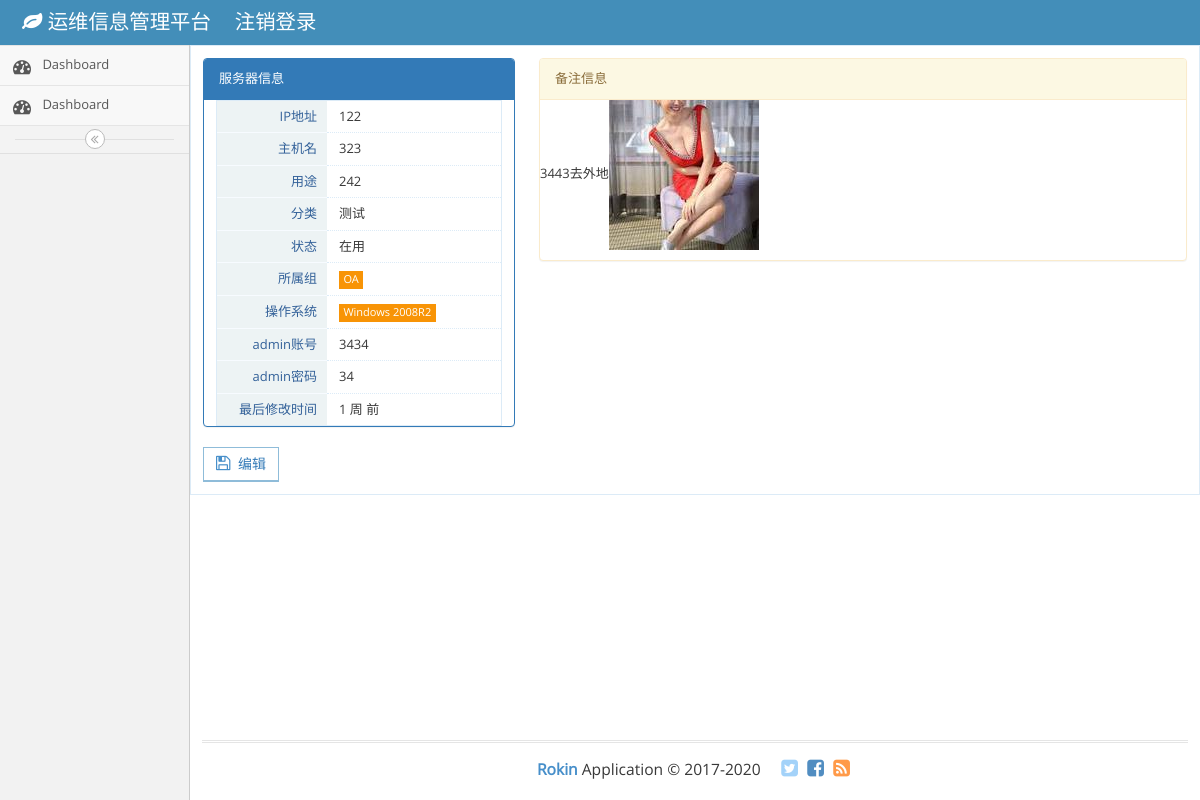
/post/5/, run on the app's committed database.
### app/models.py (models this page shows, shortened)
class Host(models.Model):
    ip = models.CharField(max_length=20)
    host_name = models.CharField(max_length=50)
    host_purpose = models.CharField(max_length=100, blank=True)
    host_status = models.ForeignKey(Host_status)
    Host_category = models.ForeignKey(HostCategorys)
    Host_group = models.ForeignKey(HostGroups)
    Host_operatingsystem = models.ForeignKey(OperatingSystems)
    admin_Account = models.CharField(max_length=50, blank=True)
    admin_password = models.CharField(max_length=50, blank=True)
    Host_body = RichTextUploadingField(verbose_name='正文')
    created_time = models.DateTimeField(auto_now_add=True)
    modified_time = models.DateTimeField(auto_now_add=True)

class HostCategorys(models.Model):
    name = models.CharField(max_length=70)
    def __str__(self):
        return self.name

class Host_status(models.Model):
    name = models.CharField(max_length=10)
    def __str__(self):
        return self.name

class HostGroups(models.Model):
    name = models.CharField(max_length=70)
    def __str__(self):
        return self.name

class OperatingSystems(models.Model):
    name = models.CharField(max_length=30)
    def __str__(self):
        return self.name

### app/views.py (the view)
# urls.py: url(r'^post/(?P<pk>[0-9]+)/$', views.HostDetailView.as_view(), name='host_detail'),
class HostDetailView(DetailView):
    model = Host
    template_name = 'app/host_detail.html'
    context_object_name = 'post'

### templates/app/host_detail.html (shortened to what this page needs)
{% extends 'app/base.html' %}
{% load staticfiles %}
{% block main %}
    <div class="table-detail">
        <div class="row">
            <div class="col-xs-4">
                <div class="panel panel-primary">
                    <div class="panel-heading">服务器信息</div>
                    <div class="panel-body">
                        <div class="profile-user-info profile-user-info-striped">
                            <div class="profile-info-row">
                                <div class="profile-info-name"> IP地址</div>
                                <div class="profile-info-value">
                                    <span>{{ post.ip }}</span>
                                </div>
                            </div>
                            <div class="profile-info-row">
                                <div class="profile-info-name"> 主机名</div>
                                <div class="profile-info-value">
                                    <span>{{ post.host_name }}</span>
                                </div>
                            </div>
                            <div class="profile-info-row">
                                <div class="profile-info-name"> 用途</div>
                                <div class="profile-info-value">
                                    <span>{{ post.host_purpose }}</span>
                                </div>
                            </div>
                            <div class="profile-info-row">
                                <div class="profile-info-name"> 分类</div>
                                <div class="profile-info-value">
                                    <span>{{ post.Host_category }}</span>
                                </div>
                            </div>
                            <div class="profile-info-row">
                                <div class="profile-info-name"> 状态</div>
                                <div class="profile-info-value">
                                    <span>{{ post.host_status }}</span>
                                </div>
                            </div>
                            <div class="profile-info-row">
                                <div class="profile-info-name"> 所属组</div>
                                <div class="profile-info-value">
                                    <span class="label label-sm label-warning">{{ post.Host_group }}</span>
                                </div>
                            </div>
                            <div class="profile-info-row">
                                <div class="profile-info-name"> 操作系统</div>
                                <div class="profile-info-value">
                                    <span class="label label-sm label-warning">{{ post.Host_operatingsystem }}</span>
                                </div>
                            </div>
                            <div class="profile-info-row">
                                <div class="profile-info-name"> admin账号</div>
                                <div class="profile-info-value">
                                    <span>{{ post.admin_Account }}</span>
                                </div>
                            </div>
                            <div class="profile-info-row">
                                <div class="profile-info-name"> admin密码</div>
                                <div class="profile-info-value">
                                    <span>{{ post.admin_password }}</span>
                                </div>
                            </div>
                            <div class="profile-info-row">
                                <div class="profile-info-name"> 最后修改时间</div>
                                <div class="profile-info-value">
                                    <span>{{ post.modified_time|timesince }} 前</span>
                                </div>
                            </div>
                        </div>
                    </div>
                </div>
                <button type="submit" class="btn btn-white btn-info btn-bold">
                    <i class="ace-icon fa fa-floppy-o bigger-120 blue"></i>
                    <a href="{% url 'app:host_edit' pk=post.pk %}">编辑</a>
                </button>
            </div>
            <div class="col-xs-8">
                <div class="panel panel-warning">
                    <div class="panel-heading">备注信息</div>
                    <div class="panel-body">
                        {{ post.Host_body|safe }}
                    </div>
                </div>
            </div>
        </div>
    </div>
{% endblock main %}

### data on the page
Host: ip "122", host_name "323", host_purpose "242", Host_category "测试", host_status "在用", Host_group "OA", Host_operatingsystem "Windows 2008R2", admin_Account "3434", admin_password "34", modified_time "1 周", Host_body "3443去外地", Host_body (picture)
